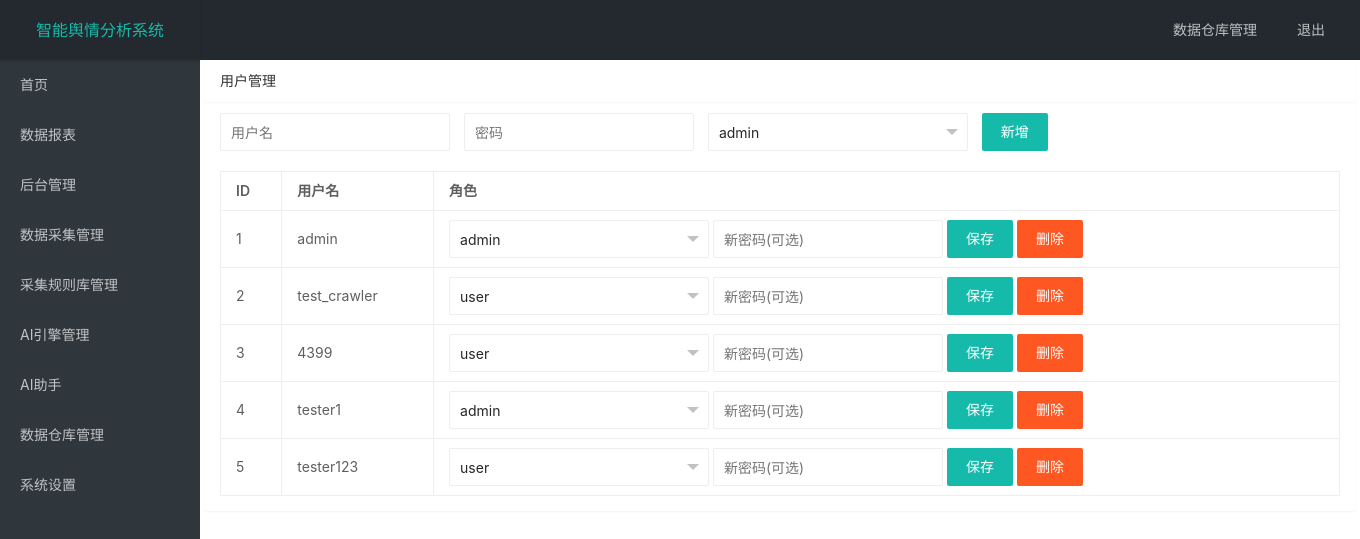
Page /admin/users (signed in) on the committed database.
### tables this page shows
CREATE TABLE settings (
  id INTEGER PRIMARY KEY AUTOINCREMENT,
  app_name TEXT,
  logo_path TEXT
);

CREATE TABLE users (
  id INTEGER PRIMARY KEY AUTOINCREMENT,
  username TEXT UNIQUE NOT NULL,
  password_hash TEXT NOT NULL,
  role_id INTEGER,
  FOREIGN KEY(role_id) REFERENCES roles(id)
);

### app/admin.py (the view, shortened to what this page needs)
@bp.route('/users', methods=['GET','POST'])
@login_required
@role_required('admin')
def users():
    db = get_db()
    users = db.execute('SELECT u.id, u.username, r.name as role FROM users u LEFT JOIN roles r ON u.role_id = r.id').fetchall()
    roles = db.execute('SELECT id, name FROM roles').fetchall()
    return render_template('admin/users.html', users=users, roles=roles)

### app/__init__.py (called while the page is built)
def create_app():
    app = Flask(__name__, static_folder='../static', template_folder='../templates')
    app.config['DATABASE'] = os.path.join(app.root_path, 'app.db')
    app.secret_key = os.environ.get('SECRET_KEY', 'dev')
    init_db(app)
    app.register_blueprint(bp)
    app.register_blueprint(auth_bp, url_prefix='/auth')
    app.register_blueprint(admin_bp, url_prefix='/admin')
    @app.context_processor
    def inject_settings():
        db = get_db()
        row = db.execute('SELECT app_name, logo_path FROM settings LIMIT 1').fetchone()
        return {
            'app_name': (row['app_name'] if row else '政企智能舆情分析报告生成'),
            'logo_path': (row['logo_path'] if row else None)
        }
    return app

### app/auth.py (called while the page is built)
def login_required(f):
    @wraps(f)
    def wrapped(*args, **kwargs):
        if not session.get('user_id'):
            return redirect(url_for('auth.login'))
        return f(*args, **kwargs)
    return wrapped

def role_required(role):
    def decorator(f):
        @wraps(f)
        def wrapped(*args, **kwargs):
            if session.get('role') != role:
                return redirect(url_for('main.index'))
            return f(*args, **kwargs)
        return wrapped
    return decorator

### app/db.py (called while the page is built)
def get_db():
    if 'db' not in g:
        g.db = sqlite3.connect(current_app.config['DATABASE'])
        g.db.row_factory = sqlite3.Row
    return g.db

### templates/admin/users.html (shortened to what this page needs)
{% extends 'base.html' %}
{% block content %}
<div class="layui-card">
  <div class="layui-card-header">用户管理</div>
  <div class="layui-card-body">
    <form class="layui-form" method="post">
      <div class="layui-form-item">
        <div class="layui-inline"><input type="text" name="username" placeholder="用户名" class="layui-input"></div>
        <div class="layui-inline"><input type="password" name="password" placeholder="密码" class="layui-input"></div>
        <div class="layui-inline">
        </div>
        <div class="layui-inline"><button class="layui-btn" lay-submit>新增</button></div>
      </div>
    </form>
    <table class="layui-table">
      <thead><tr><th>ID</th><th>用户名</th><th>角色</th></tr></thead>
      <tbody>
        {% for u in users %}
        <tr>
          <td>{{ u.id }}</td>
          <td>{{ u.username }}</td>
          <td>
            <form class="layui-form" method="post" action="{{ url_for('admin.update_user', user_id=u.id) }}">
              <div class="layui-inline">
              </div>
              <div class="layui-inline"><input type="password" name="password" placeholder="新密码(可选)" class="layui-input"></div>
              <div class="layui-inline"><button class="layui-btn" lay-submit>保存</button></div>
              <a class="layui-btn layui-btn-danger" href="{{ url_for('admin.delete_user', user_id=u.id) }}">删除</a>
            </form>
          </td>
        </tr>
        {% endfor %}
      </tbody>
    </table>
  </div>
</div>
{% endblock %}

### templates/base.html (shortened to what this page needs)
<!doctype html>
<html>
<head>
<link rel="stylesheet" href="{{ url_for('static', filename='layui/css/layui.css') }}">
</head>
<body class="layui-layout-body">
<div class="layui-layout layui-layout-admin">
<div class="layui-header">
<div class="layui-logo">{{ app_name }}</div>
<ul class="layui-nav layui-layout-right">
<li class="layui-nav-item"><a href="{{ url_for('admin.warehouse') }}">数据仓库管理</a></li>
<li class="layui-nav-item"><a href="{{ url_for('auth.logout') }}">退出</a></li>
</ul>
</div>
<div class="layui-side layui-bg-black">
<div class="layui-side-scroll">
<ul class="layui-nav layui-nav-tree">
<li class="layui-nav-item"><a href="{{ url_for('main.index') }}">首页</a></li>
<li class="layui-nav-item"><a href="{{ url_for('main.reports') }}">数据报表</a></li>
{% if session.get('role') == 'admin' %}
<li class="layui-nav-item"><a href="{{ url_for('admin.index') }}">后台管理</a></li>
{% endif %}
<li class="layui-nav-item"><a href="{{ url_for('admin.crawls') }}">数据采集管理</a></li>
<li class="layui-nav-item"><a href="{{ url_for('admin.rulelib') }}">采集规则库管理</a></li>
<li class="layui-nav-item"><a href="{{ url_for('admin.ai_engines') }}">AI引擎管理</a></li>
<li class="layui-nav-item"><a href="{{ url_for('admin.ai_assistants') }}">AI助手</a></li>
<li class="layui-nav-item"><a href="{{ url_for('admin.warehouse') }}">数据仓库管理</a></li>
<li class="layui-nav-item"><a href="{{ url_for('admin.settings') }}">系统设置</a></li>
</ul>
</div>
</div>
<div class="layui-body">
<div class="layui-container">
{% block content %}{% endblock %}
</div>
</div>
</div>
</body>
</html>

### rows in the picture
settings: app_name "智能舆情分析系统"
users: id "1", username "admin"
users: id "2", username "test_crawler"
users: id "3", username "4399"
users: id "4", username "tester1"
users: id "5", username "tester123"
